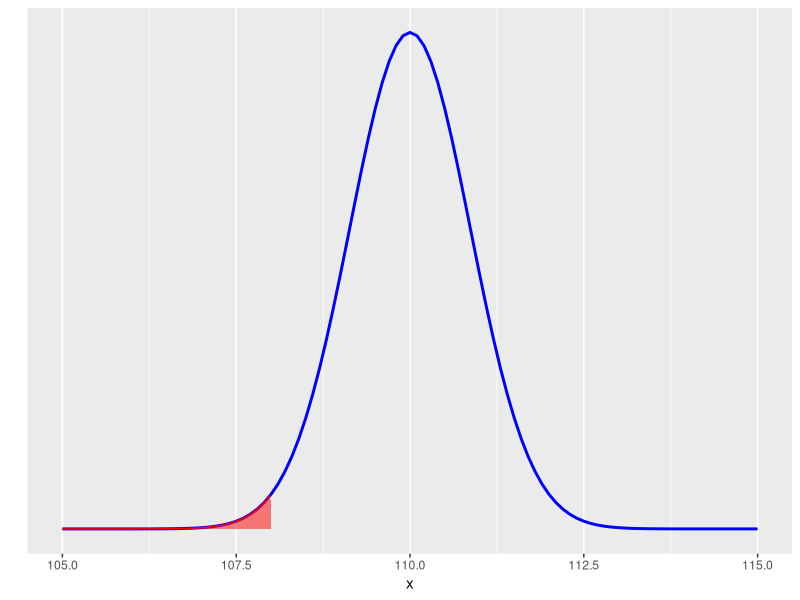
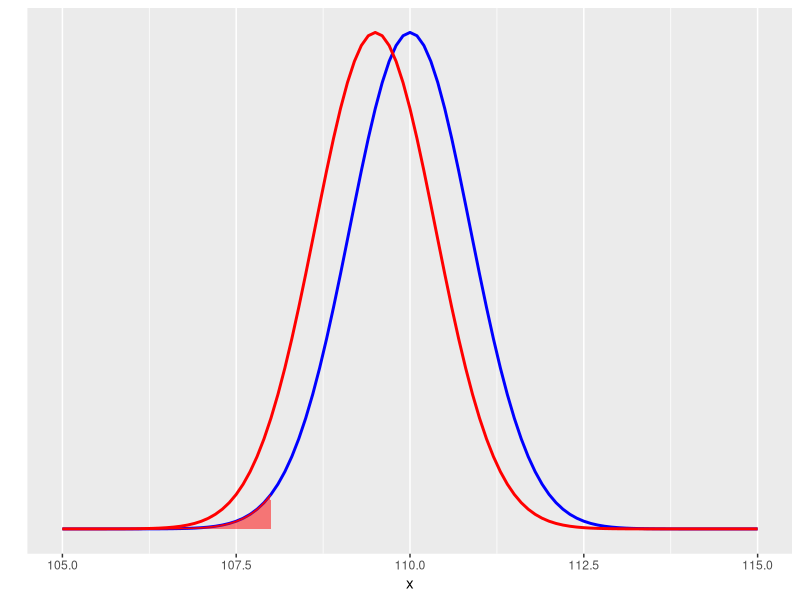
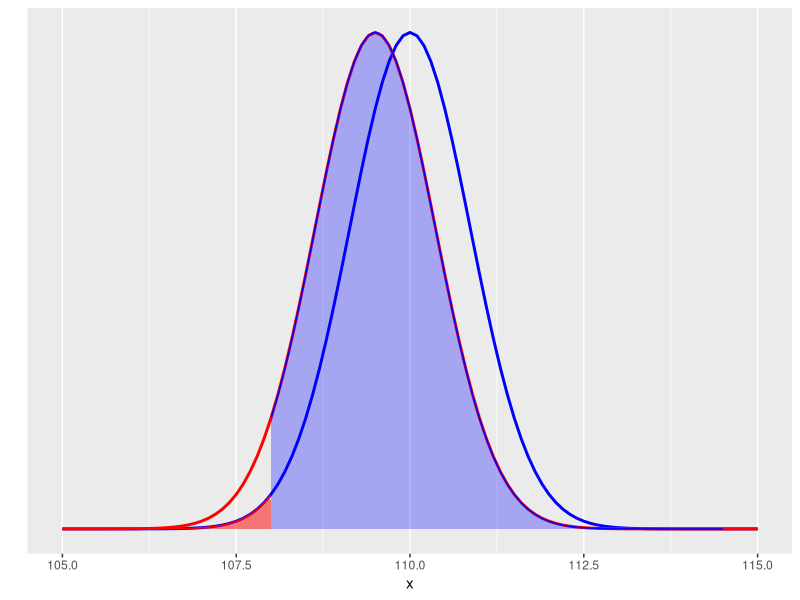

Write the R code that produced these figures, in order.

library(dplyr)
library(ggpubr)
library(pwr)
# Grupo número 1
# Integrante Jaime Alejandro Carrasco Quintrequeo
# Integrante Matías Andrés Colil Colil
# Integrante Matías Ignacio Hernández Canales

#Pregunta 1
#El agricultor está seguro de que el verdadero peso medio no puede ser superior a 110 gramos y piensa
#rechazar la hipótesis nula cuando la muestra presente un peso medio menor a 108 gramos. Determine, 
#usando herramientas gráficas, la probabilidad de que cometa un error de tipo I.

#se pide encontrar la probabilidad de que el agricultor cometa un eror de tipo I 
#y esto significa que se debe encontrar el valor de significancia alfa
#que es el que determina la probalidad de cometer un error de tipo I

#Hipotesis:
#H0: El peso medio de las manzanas es de 110g, mu >= 110g (hipotesis nula)
#HA: El peso medio de las manzanas es menor a 110g, mu < 110g (hipotesis alternativa)

#Valores conocidos
n<-300 #tamaño de la muestra
des.est<- 15 #desviacion estandar
err.est<- des.est / sqrt(n) #error estandar

#generamos una distribucion normal en torno al valor nulo de la hipotesis
#y usamos 1000 valores para generar la secuencia
valor.nulo = 110
puntos <- 1000

x <- seq(valor.nulo-5, valor.nulo+5,length.out = puntos)
densidad.prob <- dnorm(x, mean = valor.nulo, sd = err.est)
distr.normal <-data.frame(x,densidad.prob)
grafico <- ggplot(distr.normal, aes(x))
grafico <- grafico + stat_function(fun = dnorm,
                                 args = list(mean = valor.nulo,
                                             sd = err.est),
                                 colour = "blue", size = 1)
grafico <- grafico + geom_area(data = subset(distr.normal, x < 108),
                         aes(y=densidad.prob),
                         colour = "red",
                         fill = "red",
                         alpha = 0.5) + ylab("") + scale_y_continuous(breaks = NULL)
print(grafico)

#Por tanto la probabilidad de que el agricultor cometa un error de tipo I
#está dado por el valor de significancia que es igual a la probalidad de
#tomar un valor dentro del area de rechazo (area roja)

prob.error.i <- pnorm(108, mean = valor.nulo, sd= err.est, lower.tail = TRUE)
print(prob.error.i)

cat("La probabilidad de cometer un error de Tipo I es de: ", prob.error.i, "% \n\n")

#Pregunta 2
#Suponga ahora que el verdadero peso medio de las manzanas es de 109,5 gramos. Determine mediante 
#herramientas gráficas cuál sería la probabilidad de que el agricultor, quien obviamente no conoce este dato, 
#cometa un error de tipo II.


#Se nos pide encontrar la probabilidad de que el agricultor cometa un error de tipo II

#Valores conocidos
media_verdadera<-109.5

#Tenemos que superponer el grafico de la hiptesis nula con este nuevo grafico para 
#ver de manera grafica la probabilidad del error de tipo II
#Grafico con la media verdadera

x2 <- seq(media_verdadera-5, media_verdadera+5,length.out = puntos)
densidad.prob2 <- dnorm(x2, mean = media_verdadera, sd = err.est)
distr.normal2 <-data.frame(x = x2, y = densidad.prob2)

grafico2 <- grafico + stat_function(fun = dnorm,
                                    args = list(mean = media_verdadera, sd = err.est),
                                    colour = "red", size = 1)
print(grafico2)
grafico2<- grafico2 + geom_area(data = subset(distr.normal2, x >= 108),
                                aes(y=y),
                                colour = "blue",
                                fill = "blue",
                                alpha = 0.3)
print(grafico2)

#Por tanto la probabilidad de que el agricultor cometa un error de tipo II
#está dado por el valor de significancia que es igual a la probalidad de no
#tomar un valor dentro del area de rechazo (area azul)

beta <- pnorm(108, mean = media_verdadera, sd= err.est, lower.tail = FALSE)

print(beta)

cat("La probabilidad de cometer un error de Tipo II es de: ", beta, "% \n\n")


#Pregunta 4
#Considerando un peso medio verdadero de 109 gramos, calcule usando funciones de R 
#(o alguno de sus paquetes) cuántas manzanas deberían revisarse para conseguir un 
#poder estadístico de 0,75 y un nivel de significación de 0,05.

#Para poder obtener los datos estadisticos que se piden vamos a utilizar la
#funcion power.t.test en la cual si dejamos el valor de n como NULL
#nos entregara el tamaño de la muestra

media_p4<- 109


res <- pwr.norm.test(d = ((media_p4 - valor.nulo)/des.est), sig.level = 0.05,
                                   power = 0.75, alternative = "less")
tamaño.test.z <- ceiling(res[["n"]])

cat("El tamaño de la muestra para los valores estadisticos dados es de: ", tamaño.test.z, " \n\n")
